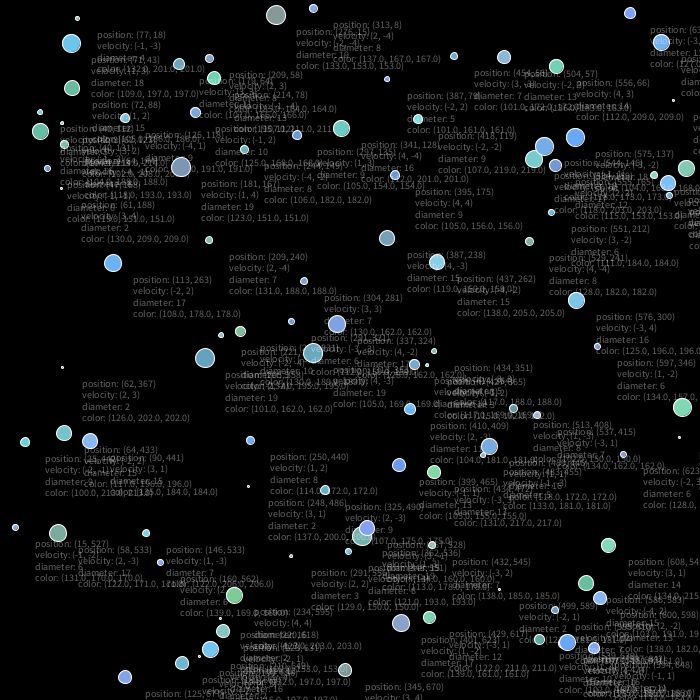
Frame 1 (no input)
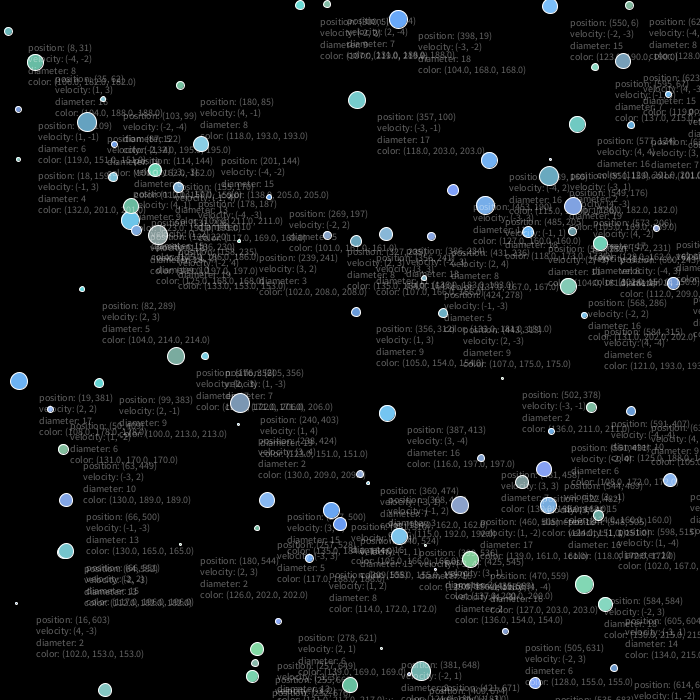
Frame 60 (the mouse pressed at the canvas centre just before this capture)
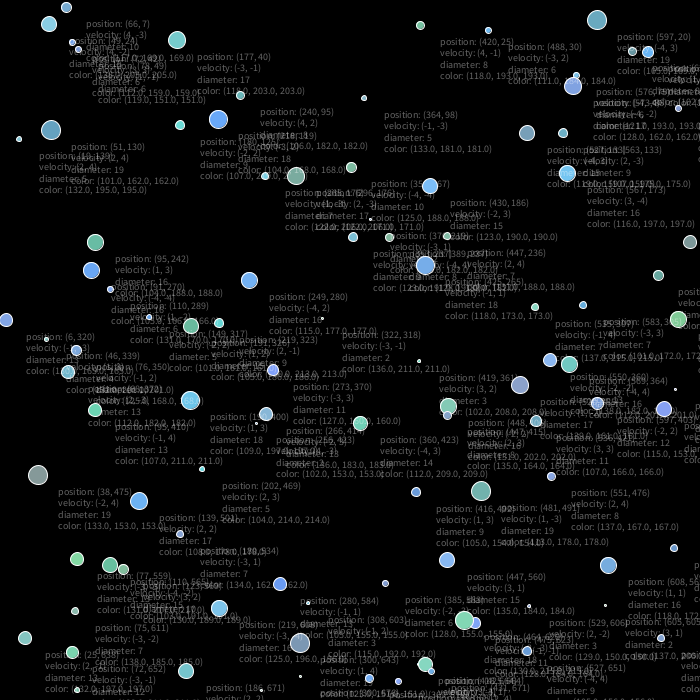
Frame 120 (the mouse held since frame 60 and released just before this capture)

The Processing sketch that drew these frames (run headless with seeded random() and noise(); from frame 60 on, the mouse is pressed at the canvas centre):

// Processing sketch: animationInfo
// ── animationInfo.pde
int n = 100;
int[] x = new int[n];
int[] y = new int[n];
int[] d = new int[n];
int[] vx = new int[n];
int[] vy = new int[n];
color[] c = new color[n];

void setup() {
    size(700, 700);
    for (int i = 0; i < x.length; i++) {
        d[i] = (int)random(2, 20);
        x[i] = (int)random(d[i] / 2, width - d[i] / 2);
        y[i] = (int)random(d[i] / 2, height - d[i] / 2);
        while (vx[i] == 0)
            vx[i] = (int)random(-5, 5);
        while (vy[i] == 0)
            vy[i] = (int)random(-5, 5);
        c[i] = color(random(100, 140), random(150, 220), random(150, 250));
    }
}

void draw() {
    textSize(10);
    background(0);
    for (int i = 0; i < x.length; i++) {
        pingpong(i);
        info(i);
    }
}

void pingpong(int i) {
    if (x[i] >= width - d[i] / 2 || x[i] <= d[i] / 2)
        vx[i] = -vx[i];
    if (y[i] >= height - d[i] / 2 || y[i] <= d[i] / 2)
        vy[i] = -vy[i];
    x[i] += vx[i];
    y[i] +=vy[i];
    
    fill(c[i]);
    stroke(255);
    ellipse(x[i], y[i], d[i], d[i]);
}

void info(int i) {
    String s;
    s = "position: (" + x[i] + ", " + y[i] + ")";
    s += '\n' + "velocity: (" + vx[i] + ", " + vy[i] + ")";
    s += '\n' + "diameter: " + d[i];
    s += '\n' + "color: (" + red(c[i]) + ", " + green(c[i]) + ", " + green(c[i]) + ")";
    fill(255, 100);
    text(s, x[i] + 20, y[i] + 20);
}
